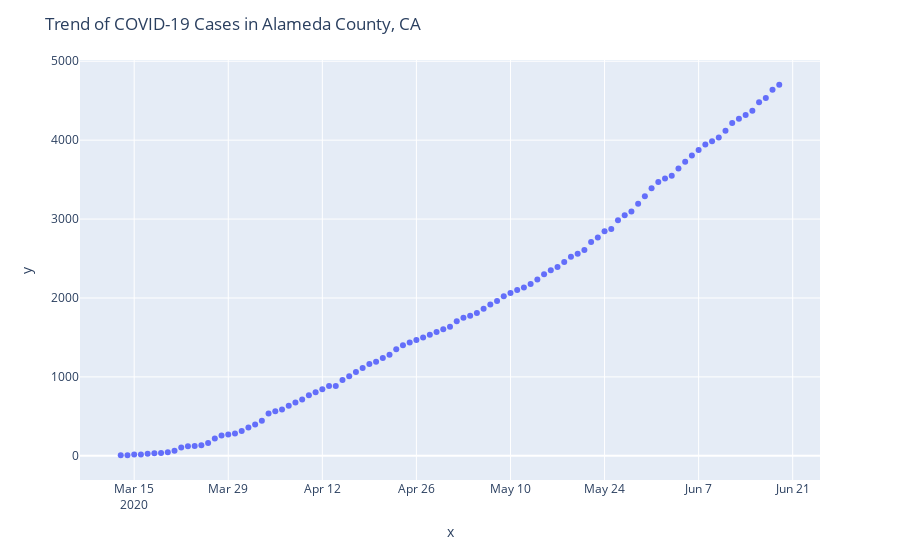

Notebook code for this chart:
### Code cell
fig = px.scatter(
    x=covid[(covid.State == state) & (covid['County Name'] == county)].columns[55:], 
    y=covid[(covid.State == state) & (covid['County Name'] == county)][covid.columns[55:]].iloc[0].tolist(),
    #animation_frame = 'date',animation_group = 'state',
    #color = 'region', #hover_name = 'State',#size=mob_case_state[mob_case_state.date.isin(dates[55:])].proportion.tolist(),
    #log_y = True,range_y = [1,400000]
    )
fig.update_layout(
    title_text = 'Trend of COVID-19 Cases in ' + county + ', ' + state
    )
fig.show()

### Figure 1 — Plotly figure (JSON) as saved in the notebook; plotly's stock layout.template omitted (floating-point values rounded to 4 significant figures)
{"data": [{"hovertemplate": "x=%{x}<br>y=%{y}<extra></extra>", "legendgroup": "", "marker": {"color": "#636efa", "symbol": "circle"}, "mode": "markers", "name": "", "orientation": "v", "showlegend": false, "type": "scatter", "x": ["2020-03-13", "2020-03-14", "2020-03-15", "2020-03-16", "2020-03-17", "2020-03-18", "2020-03-19", "2020-03-20", "2020-03-21", "2020-03-22", "2020-03-23", "2020-03-24", "2020-03-25", "2020-03-26", "2020-03-27", "2020-03-28", "2020-03-29", "2020-03-30", "2020-03-31", "2020-04-01", "2020-04-02", "2020-04-03", "2020-04-04", "2020-04-05", "2020-04-06", "2020-04-07", "2020-04-08", "2020-04-09", "2020-04-10", "2020-04-11", "2020-04-12", "2020-04-13", "2020-04-14", "2020-04-15", "2020-04-16", "2020-04-17", "2020-04-18", "2020-04-19", "2020-04-20", "2020-04-21", "2020-04-22", "2020-04-23", "2020-04-24", "2020-04-25", "2020-04-26", "2020-04-27", "2020-04-28", "2020-04-29", "2020-04-30", "2020-05-01", "2020-05-02", "2020-05-03", "2020-05-04", "2020-05-05", "2020-05-06", "2020-05-07", "2020-05-08", "2020-05-09", "2020-05-10", "2020-05-11", "2020-05-12", "2020-05-13", "2020-05-14", "2020-05-15", "2020-05-16", "2020-05-17", "2020-05-18", "2020-05-19", "2020-05-20", "2020-05-21", "2020-05-22", "2020-05-23", "2020-05-24", "2020-05-25", "2020-05-26", "2020-05-27", "2020-05-28", "2020-05-29", "2020-05-30", "2020-05-31", "2020-06-01", "2020-06-02", "2020-06-03", "2020-06-04", "2020-06-05", "2020-06-06", "2020-06-07", "2020-06-08", "2020-06-09", "2020-06-10", "2020-06-11", "2020-06-12", "2020-06-13", "2020-06-14", "2020-06-15", "2020-06-16", "2020-06-17", "2020-06-18", "2020-06-19"], "xaxis": "x", "y": [7, 7, 15, 18, 27, 31, 35, 45, 65, 106, 122, 124, 135, 163, 220, 256, 270, 283, 313, 359, 396, 443, 537, 566, 588, 634, 674, 713, 766, 806, 843, 884, 884, 962, 1007, 1061, 1114, 1164, 1191, 1239, 1280, 1350, 1401, 1437, 1468, 1498, 1533, 1568, 1603, 1636, 1705, 1749, 1776, 1809, 1863, 1917, 1961, 2023, 2064, 2101, 2133, 2178, 2234, 2300, 2351, 2392, 2457, 2522, 2560, 2609, 2708, 2767, 2847, 2874, 2986, 3049, 3097, 3195, 3289, 3390, 3470, 3515, 3548, 3641, 3725, 3805, 3874, 3945, 3985, 4033, 4119, 4216, 4270, 4320, 4373, 4481, 4533, 4638, 4702], "yaxis": "y"}], "layout": {"legend": {"tracegroupgap": 0}, "margin": {"t": 60}, "title": {"text": "Trend of COVID-19 Cases in Alameda County, CA"}, "xaxis": {"anchor": "y", "domain": [0, 1], "title": {"text": "x"}}, "yaxis": {"anchor": "x", "domain": [0, 1], "title": {"text": "y"}}}}
